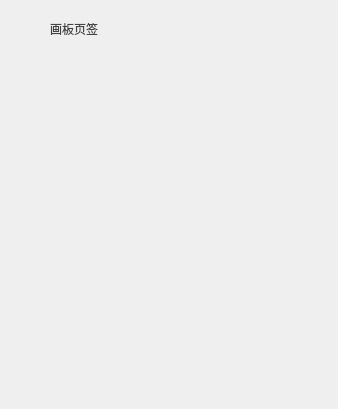
<?xml version="1.0" encoding="UTF-8"?>
<ui version="4.0">
 <class>PagePanel</class>
 <widget class="QWidget" name="PagePanel">
  <property name="geometry">
   <rect>
    <x>0</x>
    <y>0</y>
    <width>338</width>
    <height>409</height>
   </rect>
  </property>
  <property name="windowTitle">
   <string>Form</string>
  </property>
  <widget class="QWidget" name="verticalLayoutWidget_10">
   <property name="geometry">
    <rect>
     <x>50</x>
     <y>20</y>
     <width>231</width>
     <height>351</height>
    </rect>
   </property>
   <layout class="QVBoxLayout" name="verticalLayout" stretch="0,0">
    <property name="spacing">
     <number>5</number>
    </property>
    <item>
     <widget class="QLabel" name="label">
      <property name="styleSheet">
       <string notr="true">QLabel{
color: rgb(68, 68, 68);
}</string>
      </property>
      <property name="text">
       <string>画板页签</string>
      </property>
     </widget>
    </item>
    <item>
     <widget class="QListWidget" name="listWidget">
      <property name="styleSheet">
       <string notr="true">QListWidget{
border: none;
background: transparent;
}</string>
      </property>
     </widget>
    </item>
   </layout>
  </widget>
 </widget>
 <resources/>
 <connections/>
</ui>
